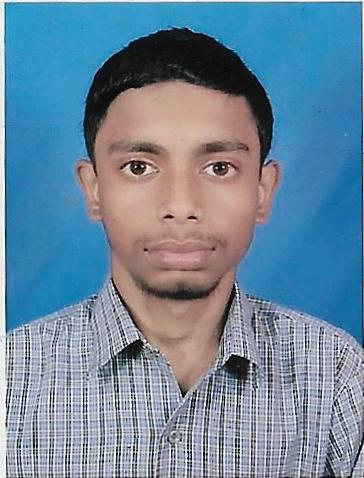
#> input picture Image_Program/Day2/Image_Python/Scan1.jpg, 364 x 478 px
$ python read_image.py
#> lines starting #> are read from the running program, lines starting #| are printed output that depends on the picture
# -*- coding: utf-8 -*-
"""
Created on Thu Jul 25 22:31:37 2019

@author: BILU
"""

import cv2
import numpy as np
from matplotlib import pyplot as plt


name = input()
#> the answer given: Scan1.jpg
img = cv2.imread(name)
#> img is the input picture: shape (478, 364, 3); mean B, G, R 157, 135.7, 109.1

#print(img.shape)

img_height , img_width , dim = img.shape
#> img_height = 478; img_width = 364; dim = 3

print("\n Image Width: ",img_width ,"\n Image Height: ", img_height ,"\n Image Dimention: ", dim)
#|  Image Width:  364
#|  Image Height:  478
#|  Image Dimention:  3
#print(img.ndim)
hist = cv2.calcHist([img],[0],None,[256],[0,256])
#> hist = 256 values, max 3043 at index 176, min 7 at index 1, mean 679.7

cv2.imshow('image',img)
plt.hist(img.ravel(),256,[0,256])
plt.show()
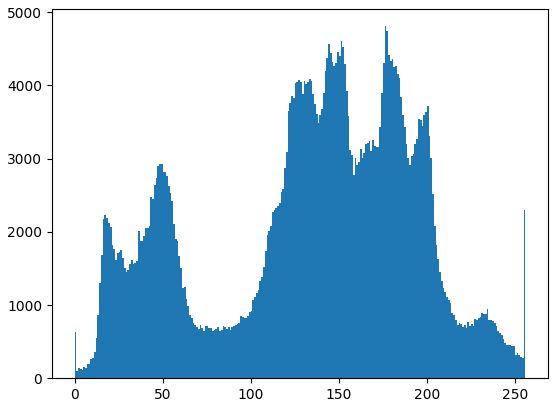
#> figure drawn by matplotlib, 1 panel; tallest bar 4809 high, from x = 176 to 177

cv2.waitKey(0)
cv2.destroyAllWindows()
